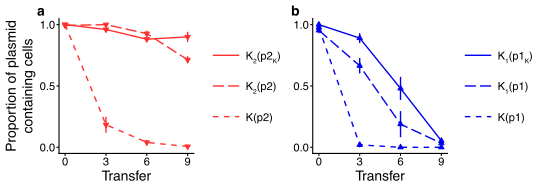

The script that drew this image:
library(ggplot2)
library(Rmisc)
library(lattice)
library(plyr)
library(cowplot)
library(gridExtra)
library(grid)
library(egg)
theme_set(theme_cowplot())

#########################
#FigureS5########
#####################
Data_KP28s <- as.data.frame(read.csv("FigS5_KP28s.csv", header = TRUE))
Data_KP29s <- as.data.frame(read.csv("FigS5_KP29s.csv", header = TRUE))
Data_HevoPancs <- as.data.frame(read.csv("FigS5_HevoPancs.csv", header = TRUE))

sum_dat_KP28s <- summarySE(Data_KP28s, measurevar="Fraction_P", groupvars=c("Strain","Day"))
sum_dat_KP29s <- summarySE(Data_KP29s, measurevar="Fraction_P", groupvars=c("Strain","Day"))
sum_dat_HevoPancs<- summarySE(Data_HevoPancs, measurevar="Fraction_P", groupvars=c("Strain","Day"))

###5b###
sum_dat_KP28 <- sum_dat_KP28s[which(sum_dat_KP28s$Strain == 'ancestor'),]
sum_dat_KP28 <- rbind(sum_dat_KP28, sum_dat_HevoPancs[which(sum_dat_HevoPancs$Strain == 'K1(p1)'),])
sum_dat_KP28 <- rbind(sum_dat_KP28, sum_dat_KP28s[which(sum_dat_KP28s$Strain == 'evolved 4'),])

FigS5b <- 
  ggplot(sum_dat_KP28, aes(x=Day, y=Fraction_P)) + 
  geom_errorbar(aes(ymin=Fraction_P-se, ymax=Fraction_P+se), width=0, size = 0.4668623442372146, color="blue2") +
  geom_line(aes(linetype = Strain), size = 0.4668623442372146, color="blue2") +
  geom_point(shape=24, fill="blue2", color="blue2", size=1)+
  scale_linetype_manual(values=c("dashed", "solid", "longdash")) +
  theme(legend.position="none") +
  theme(axis.title.x=element_blank()) +
  theme(axis.title.y=element_blank()) +
  theme(axis.line.y = element_line(size = 0.3734899)) +
  theme(axis.line.x = element_line(size = 0.3734899)) +
  theme(axis.ticks = element_line(size = 0.3734899))+
  theme(axis.text.x = element_text(margin=margin(1,0,0,0,"pt")),
        axis.text.y = element_text(margin=margin(0,1,0,0,"pt")))+
  theme(axis.ticks.length=unit(.025, "in"))+
  theme(plot.margin = margin(.2, 0, 0, .05, "in"))+
  expand_limits(x = 0, y = 0) +
  theme(axis.text = element_text(size = 8)) +
  scale_x_continuous(breaks=c(0,3,6,9))+
  scale_y_continuous(breaks=c(0.0, 0.5, 1.0))


FigS5b

###S5a###
sum_dat_KP29 <- sum_dat_KP29s[which(sum_dat_KP29s$Strain == 'ancestor'),]
sum_dat_KP29 <- rbind(sum_dat_KP29, sum_dat_HevoPancs[which(sum_dat_HevoPancs$Strain == 'K2(p2)'),])
sum_dat_KP29 <- rbind(sum_dat_KP29, sum_dat_KP29s[which(sum_dat_KP29s$Strain == 'evolved 2'),])

FigS5a <-
  ggplot(sum_dat_KP29, aes(x=Day, y=Fraction_P, colour=Strain)) + 
  geom_errorbar(aes(ymin=Fraction_P-se, ymax=Fraction_P+se),  width=0, size = 0.4668623442372146, color="firebrick1") +
  geom_line(aes(linetype = Strain), size = 0.4668623442372146, color="firebrick1") +
  geom_point(shape=25, fill="firebrick1", color="firebrick1", size=1)+
  scale_linetype_manual(values=c("dashed", "solid", "longdash")) +
  theme(legend.position="none") +
  theme(axis.title.x=element_blank()) +
  theme(axis.title.y=element_blank()) +
  theme(axis.line.y = element_line(size = 0.3734899)) +
  theme(axis.line.x = element_line(size = 0.3734899)) +
  theme(axis.ticks = element_line(size = 0.3734899))+
  theme(axis.text.x = element_text(margin=margin(1,0,0,0,"pt")),
        axis.text.y = element_text(margin=margin(0,1,0,0,"pt")))+
  theme(axis.ticks.length=unit(.025, "in"))+
  theme(plot.margin = margin(.2, 0, 0, .05, "in"))+
  expand_limits(x = 0, y = 0) +
  theme(axis.text = element_text(size = 8)) +
  scale_x_continuous(breaks=c(0,3,6,9))+
  scale_y_continuous(breaks=c(0.0, 0.5, 1.0))


FigS5a

FigS5a_fixed <- set_panel_size(FigS5a, width  = unit(1.35, "in"), height = unit(1.35, "in"))
FigS5b_fixed <- set_panel_size(FigS5b, width  = unit(1.35, "in"), height = unit(1.35, "in"))

####Fit together###

FigureS5_main <- plot_grid(FigS5a_fixed, FigS5b_fixed, ncol = 2, align = "v", 
                           labels = c('a','b'), label_size = 10)

FigureS5_main

#create common x and y labels

y.grob <- textGrob("Proportion of plasmid-containing cells", 
                   gp=gpar(fontsize=10), rot=90)

x.grob <- textGrob("Transfer", 
                   gp=gpar(fontsize=10))

#add common axis to plot

FigureS5 <- grid.arrange(arrangeGrob(FigureS5_main, left = y.grob, bottom = x.grob))

save_plot("FigureS5.pdf", plot = FigureS5, base_width = 3.45, base_height = 1.85)
